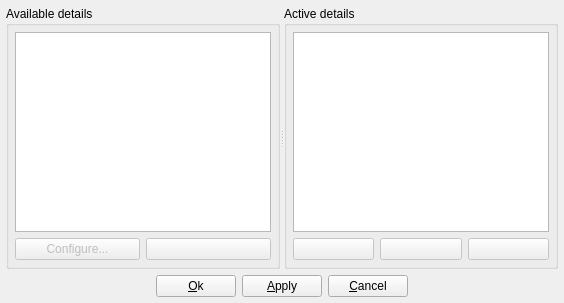
<?xml version="1.0" encoding="UTF-8"?>
<ui version="4.0">
 <author>R. Reucher</author>
 <class>DetailSetup</class>
 <widget class="QDialog" name="DetailSetup">
  <property name="geometry">
   <rect>
    <x>0</x>
    <y>0</y>
    <width>564</width>
    <height>303</height>
   </rect>
  </property>
  <property name="windowTitle">
   <string>Detail setup</string>
  </property>
  <layout class="QGridLayout" name="gridLayout_2">
   <item row="0" column="0">
    <layout class="QGridLayout" name="gridLayout">
     <item row="0" column="0" colspan="5">
      <widget class="QSplitter" name="hSplitter">
       <property name="orientation">
        <enum>Qt::Horizontal</enum>
       </property>
       <property name="childrenCollapsible">
        <bool>false</bool>
       </property>
       <widget class="QGroupBox" name="groupBoxAvailableDetails">
        <property name="title">
         <string>Available details</string>
        </property>
        <layout class="QGridLayout" name="gridLayout_3">
         <item row="0" column="0">
          <widget class="QListWidget" name="listWidgetAvailableDetails">
           <property name="toolTip">
            <string>List of available details</string>
           </property>
           <property name="selectionMode">
            <enum>QAbstractItemView::ExtendedSelection</enum>
           </property>
          </widget>
         </item>
         <item row="1" column="0">
          <layout class="QHBoxLayout" name="horizontalLayout_2">
           <item>
            <widget class="QPushButton" name="pushButtonConfigureDetail">
             <property name="enabled">
              <bool>false</bool>
             </property>
             <property name="toolTip">
              <string>Configure current detail</string>
             </property>
             <property name="text">
              <string>Configure...</string>
             </property>
             <property name="icon">
              <iconset resource="qmc2.qrc">
               <normaloff>:/data/img/configure.png</normaloff>:/data/img/configure.png</iconset>
             </property>
            </widget>
           </item>
           <item>
            <widget class="QPushButton" name="pushButtonActivateDetails">
             <property name="enabled">
              <bool>false</bool>
             </property>
             <property name="toolTip">
              <string>Activate selected details</string>
             </property>
             <property name="text">
              <string/>
             </property>
             <property name="icon">
              <iconset resource="qmc2.qrc">
               <normaloff>:/data/img/next-sail.png</normaloff>:/data/img/next-sail.png</iconset>
             </property>
            </widget>
           </item>
          </layout>
         </item>
        </layout>
       </widget>
       <widget class="QGroupBox" name="groupBoxActiveDetails">
        <property name="title">
         <string>Active details</string>
        </property>
        <layout class="QGridLayout" name="gridLayout_4">
         <item row="0" column="0">
          <widget class="QListWidget" name="listWidgetActiveDetails">
           <property name="toolTip">
            <string>List of active details and their order</string>
           </property>
           <property name="selectionMode">
            <enum>QAbstractItemView::ExtendedSelection</enum>
           </property>
          </widget>
         </item>
         <item row="1" column="0">
          <layout class="QHBoxLayout" name="horizontalLayout">
           <item>
            <widget class="QPushButton" name="pushButtonDeactivateDetails">
             <property name="enabled">
              <bool>false</bool>
             </property>
             <property name="toolTip">
              <string>Deactivate selected details</string>
             </property>
             <property name="icon">
              <iconset resource="qmc2.qrc">
               <normaloff>:/data/img/previous-sail.png</normaloff>:/data/img/previous-sail.png</iconset>
             </property>
            </widget>
           </item>
           <item>
            <widget class="QPushButton" name="pushButtonDetailsUp">
             <property name="enabled">
              <bool>false</bool>
             </property>
             <property name="toolTip">
              <string>Move selected detail up</string>
             </property>
             <property name="icon">
              <iconset resource="qmc2.qrc">
               <normaloff>:/data/img/up.png</normaloff>:/data/img/up.png</iconset>
             </property>
             <property name="autoRepeat">
              <bool>true</bool>
             </property>
            </widget>
           </item>
           <item>
            <widget class="QPushButton" name="pushButtonDetailsDown">
             <property name="enabled">
              <bool>false</bool>
             </property>
             <property name="toolTip">
              <string>Move selected detail down</string>
             </property>
             <property name="icon">
              <iconset resource="qmc2.qrc">
               <normaloff>:/data/img/down.png</normaloff>:/data/img/down.png</iconset>
             </property>
             <property name="autoRepeat">
              <bool>true</bool>
             </property>
            </widget>
           </item>
          </layout>
         </item>
        </layout>
       </widget>
      </widget>
     </item>
     <item row="1" column="0">
      <spacer name="horizontalSpacer">
       <property name="orientation">
        <enum>Qt::Horizontal</enum>
       </property>
       <property name="sizeHint" stdset="0">
        <size>
         <width>40</width>
         <height>20</height>
        </size>
       </property>
      </spacer>
     </item>
     <item row="1" column="1">
      <widget class="QPushButton" name="pushButtonOk">
       <property name="toolTip">
        <string>Apply detail setup and close dialog</string>
       </property>
       <property name="text">
        <string>&amp;Ok</string>
       </property>
       <property name="icon">
        <iconset resource="qmc2.qrc">
         <normaloff>:/data/img/yes.png</normaloff>:/data/img/yes.png</iconset>
       </property>
      </widget>
     </item>
     <item row="1" column="2">
      <widget class="QPushButton" name="pushButtonApply">
       <property name="toolTip">
        <string>Apply detail setup</string>
       </property>
       <property name="text">
        <string>&amp;Apply</string>
       </property>
       <property name="icon">
        <iconset resource="qmc2.qrc">
         <normaloff>:/data/img/filesave.png</normaloff>:/data/img/filesave.png</iconset>
       </property>
      </widget>
     </item>
     <item row="1" column="3">
      <widget class="QPushButton" name="pushButtonCancel">
       <property name="toolTip">
        <string>Cancel detail setup and close dialog</string>
       </property>
       <property name="text">
        <string>&amp;Cancel</string>
       </property>
       <property name="icon">
        <iconset resource="qmc2.qrc">
         <normaloff>:/data/img/no.png</normaloff>:/data/img/no.png</iconset>
       </property>
      </widget>
     </item>
     <item row="1" column="4">
      <spacer name="horizontalSpacer_2">
       <property name="orientation">
        <enum>Qt::Horizontal</enum>
       </property>
       <property name="sizeHint" stdset="0">
        <size>
         <width>40</width>
         <height>20</height>
        </size>
       </property>
      </spacer>
     </item>
    </layout>
   </item>
  </layout>
 </widget>
 <layoutdefault spacing="6" margin="6"/>
 <tabstops>
  <tabstop>listWidgetAvailableDetails</tabstop>
  <tabstop>listWidgetActiveDetails</tabstop>
  <tabstop>pushButtonConfigureDetail</tabstop>
  <tabstop>pushButtonActivateDetails</tabstop>
  <tabstop>pushButtonDeactivateDetails</tabstop>
  <tabstop>pushButtonDetailsUp</tabstop>
  <tabstop>pushButtonDetailsDown</tabstop>
  <tabstop>pushButtonOk</tabstop>
  <tabstop>pushButtonApply</tabstop>
  <tabstop>pushButtonCancel</tabstop>
 </tabstops>
 <resources>
  <include location="qmc2.qrc"/>
 </resources>
 <connections>
  <connection>
   <sender>pushButtonOk</sender>
   <signal>clicked()</signal>
   <receiver>DetailSetup</receiver>
   <slot>accept()</slot>
   <hints>
    <hint type="sourcelabel">
     <x>280</x>
     <y>431</y>
    </hint>
    <hint type="destinationlabel">
     <x>173</x>
     <y>426</y>
    </hint>
   </hints>
  </connection>
  <connection>
   <sender>pushButtonCancel</sender>
   <signal>clicked()</signal>
   <receiver>DetailSetup</receiver>
   <slot>reject()</slot>
   <hints>
    <hint type="sourcelabel">
     <x>362</x>
     <y>431</y>
    </hint>
    <hint type="destinationlabel">
     <x>441</x>
     <y>423</y>
    </hint>
   </hints>
  </connection>
 </connections>
</ui>
